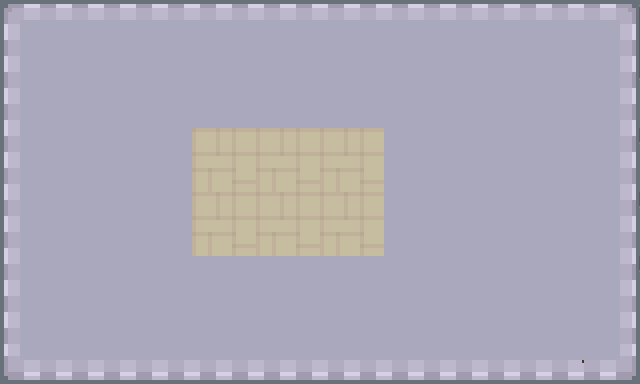

This is a level from a 2D game, rendered from its Tiled map with the project's own tilesets. A one-line summary and the complete map file follow:
An orthogonal 10x6 tile map with 64x64 px tiles, 3 tile layers (Tile Layer 1, trees, houses), 2 tilesets and 2 objects.

<map version="1.8" tiledversion="1.8.4" orientation="orthogonal" renderorder="right-down" width="10" height="6" tilewidth="64" tileheight="64" infinite="0" nextlayerid="8" nextobjectid="8">
 <editorsettings>
  <export target="../test2.lua" format="lua" />
 </editorsettings>
 <tileset firstgid="1" name="tiless" tilewidth="64" tileheight="64" tilecount="216" columns="18">
  <image source="../../../sprites/tileset.png" width="1152" height="768" />
 </tileset>
 <tileset firstgid="217" name="rpg world" tilewidth="32" tileheight="32" tilecount="1064" columns="8">
  <image source="../../../sprites/Pipoya RPG Tileset 32x32/[Base]BaseChip_pipo.png" width="256" height="4256" />
 </tileset>
 <layer id="1" name="Tile Layer 1" width="10" height="6">
  <data encoding="csv">
7,8,8,8,8,8,8,8,8,9,
25,26,26,26,26,26,26,26,26,27,
25,26,26,23,23,23,26,26,26,27,
25,26,26,23,23,23,26,26,26,27,
25,26,26,26,26,26,26,26,26,27,
43,44,44,44,44,44,44,44,44,45
</data>
 </layer>
 <layer id="4" name="trees" width="10" height="6">
  <data encoding="csv">
0,0,0,0,0,0,0,0,0,0,
0,0,0,0,0,0,0,0,0,0,
0,0,0,0,0,0,0,0,0,0,
0,0,0,0,0,0,0,0,0,0,
0,0,0,0,0,0,0,0,0,0,
0,0,0,0,0,0,0,0,0,0
</data>
 </layer>
 <layer id="7" name="houses" width="10" height="6">
  <data encoding="csv">
0,0,0,0,0,0,0,0,0,0,
0,0,0,0,0,0,0,0,0,0,
0,0,0,0,0,0,0,0,0,0,
0,0,0,0,0,0,0,0,0,0,
0,0,0,0,0,0,0,0,0,0,
0,0,0,0,0,0,0,0,0,0
</data>
 </layer>
 <objectgroup id="2" name="walls">
  <object id="1" x="192.674" y="128.449" width="190.204" height="125.979" />
 </objectgroup>
 <objectgroup id="6" name="doors">
  <object id="6" x="251.958" y="381.23" width="133.389" height="65.048">
   <properties>
    <property name="mapID" value="69" />
   </properties>
  </object>
 </objectgroup>
</map>
